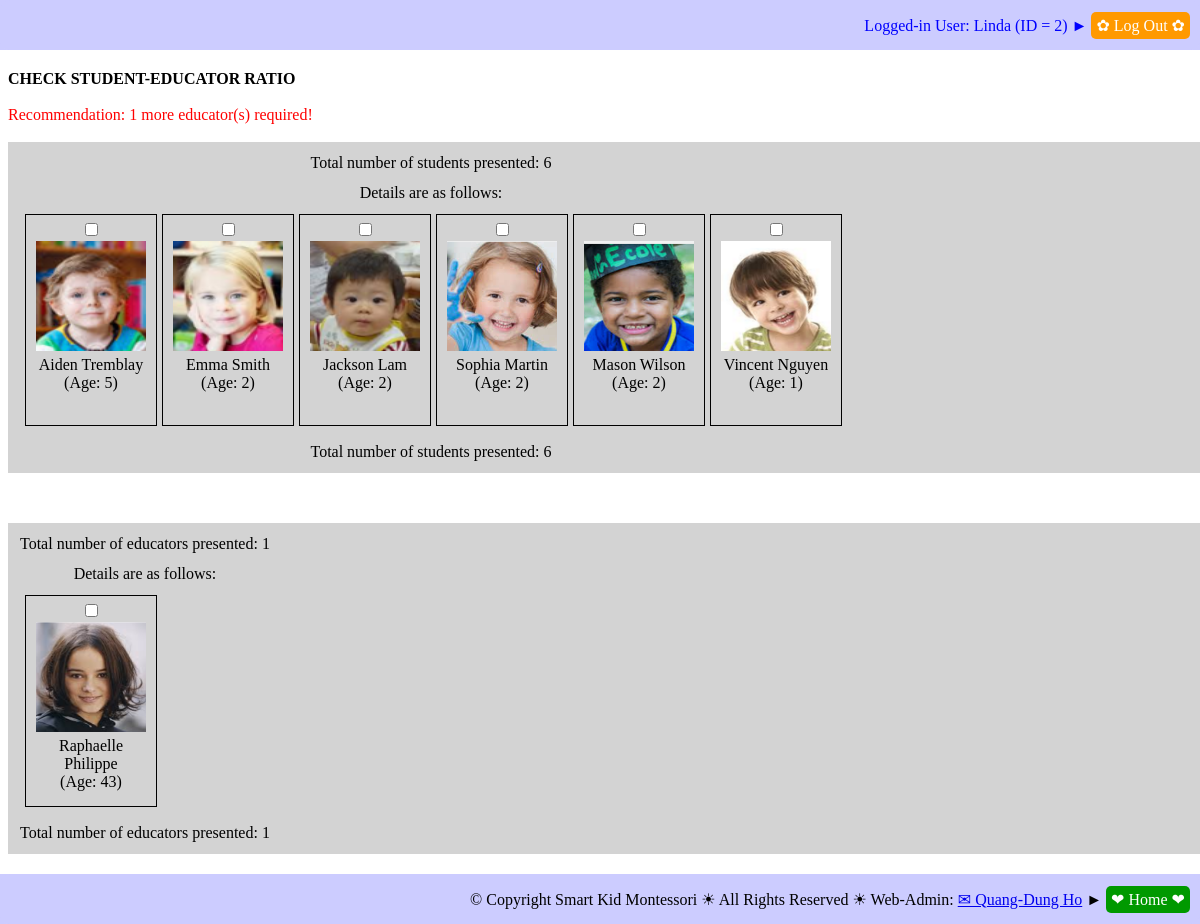
The page /action_check_student_educator_ratio.php (signed in) on the database its author committed.
### tables this page shows
CREATE TABLE `students` (
  `STU_ID` int(11) NOT NULL,
  `STU_FIRST_NAME` varchar(50) NOT NULL,
  `STU_LAST_NAME` varchar(25) NOT NULL,
  `STU_BIRTHDATE` date NOT NULL,
  `STU_SEX` varchar(1) NOT NULL,
  `STU_PHOTO` varchar(50) NOT NULL,
  `STU_START_DATE` date NOT NULL,
  `STU_GRAD_DATE` date NOT NULL,
  `STU_DAILY_FEE` float NOT NULL,
  `STU_CREDENTIAL` varchar(10) NOT NULL,
  `STU_NOTES` text NOT NULL
);

CREATE TABLE `employees` (
  `EMP_ID` int(11) NOT NULL,
  `EMP_FIRST_NAME` varchar(50) NOT NULL,
  `EMP_LAST_NAME` varchar(25) NOT NULL,
  `EMP_BIRTHDATE` date NOT NULL,
  `EMP_SEX` varchar(1) NOT NULL,
  `EMP_PHOTO` varchar(50) NOT NULL,
  `EMP_ADDRESS` varchar(50) NOT NULL,
  `EMP_CITY` varchar(20) NOT NULL,
  `EMP_PROVINCE` varchar(20) NOT NULL,
  `EMP_POSTAL_CODE` varchar(10) NOT NULL,
  `EMP_COUNTRY` varchar(20) NOT NULL,
  `EMP_PHONE1` varchar(15) NOT NULL,
  `EMP_PHONE2` varchar(15) DEFAULT NULL,
  `EMP_EMAIL` varchar(50) NOT NULL,
  `EMP_HIRE_DATE` date NOT NULL,
  `EMP_END_DATE` date NOT NULL,
  `EMP_EDU_ID` int(11) NOT NULL,
  `EDU_DAYCARE_EXPERIENCE` tinyint(11) NOT NULL,
  `EDU_MONTESSORI_EXPERIENCE` tinyint(11) NOT NULL,
  `EMP_POST_ID1` int(11) NOT NULL,
  `EMP_POST_ID2` int(11) DEFAULT NULL,
  `EMP_BOSS_ID` int(11) DEFAULT NULL,
  `EMP_HOURLY_RATE` float NOT NULL,
  `EMP_PASSCODE` varchar(10) NOT NULL,
  `EMP_NOTES` text
);

### sql_queries.php (called while the page is built, shortened)
<?php
	function connectDB()
	{
		$db_hostname = "localhost";
		$db_name     = "montessori";
		$db_username = "root";
		$db_password = "";
		$db = mysqli_connect($db_hostname, $db_username, $db_password, $db_name);
		return ($db);
	}
	function getResult($query)
	{
		$db = connectDB();
		$result = mysqli_query($db, $query);
		return ($result);
	}
?>

### db_operations.php (the view, shortened to what this page needs)
<?php
require_once("sql_queries.php");
function insert_DB_QUERY_LOGS($user_name, $queryStrToDisplay)
{
	$queryStr = "INSERT INTO ";
		$queryStr = $queryStr . "DB_QUERY_LOGS(";
		$queryStr = $queryStr . "QUERY_STR";
		$queryStr = $queryStr . ", " . "USER_NAME";
		$queryStr = $queryStr . ", " . "DATE_TIME";
		$queryStr = $queryStr . ", " . "IP_ADDR";
		$queryStr = $queryStr . ")";
	$queryStr = $queryStr . " VALUES(";
		$queryStr = $queryStr . "'" . $queryStrToDisplay .  "'";
		$queryStr = $queryStr . ", " . "'" . $user_name . "'";
		$queryStr = $queryStr . ", " . "NOW()";
		$queryStr = $queryStr . ", " . "'" . get_client_ip() .  "'";
		$queryStr = $queryStr . ")";
	$queryStr = $queryStr . ";";
	$result = getResult($queryStr);
	return ($result);
}
function getStudents_InSchoolNow($debug_on)
{
	$queryStr = 'SELECT ';
		$queryStr = $queryStr . 'STUDENTS.STU_ID';
		$queryStr = $queryStr . ', ' . 'CONCAT(STUDENTS.STU_FIRST_NAME, " ", STUDENTS.STU_LAST_NAME) AS STU_NAME';
		$queryStr = $queryStr . ', ' . 'STUDENTS.STU_BIRTHDATE';
		$queryStr = $queryStr . ', ' . 'FLOOR(DATEDIFF(NOW(), STUDENTS.STU_BIRTHDATE)/365.25) AS STU_AGE';
		$queryStr = $queryStr . ', ' . 'STUDENTS.STU_PHOTO';
	$queryStr = $queryStr . ' FROM ';
		$queryStr = $queryStr . 'STUDENTS';
	$queryStr = $queryStr . ' WHERE ';
		$queryStr = $queryStr . '(STUDENTS.STU_ID IN (SELECT STUDENT_ATTENDANCES.STU_ID FROM STUDENT_ATTENDANCES WHERE STUDENT_ATTENDANCES.DATE_TIME >= CURDATE() AND STUDENT_ATTENDANCES.DATE_TIME < (CURDATE() + INTERVAL 1 DAY) AND STUDENT_ATTENDANCES.EVENT_TYPE = "In")) AND ';
		$queryStr = $queryStr . '(STUDENTS.STU_ID NOT IN (SELECT STUDENT_ATTENDANCES.STU_ID FROM STUDENT_ATTENDANCES WHERE STUDENT_ATTENDANCES.DATE_TIME >= CURDATE() AND STUDENT_ATTENDANCES.DATE_TIME < (CURDATE() + INTERVAL 1 DAY) AND STUDENT_ATTENDANCES.EVENT_TYPE = "Out"))';
		$queryStr = $queryStr . ';';
	$result = getResult($queryStr);
	return ($result);
}
function getEducators_InSchoolNow($debug_on)
{
	$queryStr = 'SELECT ';
		$queryStr = $queryStr . 'EMPLOYEES.EMP_ID';
		$queryStr = $queryStr . ', ' . 'CONCAT(EMPLOYEES.EMP_FIRST_NAME, " ", EMPLOYEES.EMP_LAST_NAME) AS EMP_NAME';
		$queryStr = $queryStr . ', ' . 'EMPLOYEES.EMP_BIRTHDATE';
		$queryStr = $queryStr . ', ' . 'FLOOR(DATEDIFF(NOW(), EMPLOYEES.EMP_BIRTHDATE)/365.25) AS EMP_AGE';
		$queryStr = $queryStr . ', ' . 'EMPLOYEES.EMP_PHOTO';
	$queryStr = $queryStr . ' FROM ';
		$queryStr = $queryStr . 'EMPLOYEES';
	$queryStr = $queryStr . ' WHERE ';
		$queryStr = $queryStr . '(EMPLOYEES.EMP_ID IN (SELECT EMPLOYEE_ATTENDANCES.EMP_ID FROM EMPLOYEE_ATTENDANCES WHERE EMPLOYEE_ATTENDANCES.DATE_TIME >= CURDATE() AND EMPLOYEE_ATTENDANCES.DATE_TIME < (CURDATE() + INTERVAL 1 DAY) AND EMPLOYEE_ATTENDANCES.EVENT_TYPE = "In")) AND ';
		$queryStr = $queryStr . '(EMPLOYEES.EMP_ID NOT IN (SELECT EMPLOYEE_ATTENDANCES.EMP_ID FROM EMPLOYEE_ATTENDANCES WHERE EMPLOYEE_ATTENDANCES.DATE_TIME >= CURDATE() AND EMPLOYEE_ATTENDANCES.DATE_TIME < (CURDATE() + INTERVAL 1 DAY) AND EMPLOYEE_ATTENDANCES.EVENT_TYPE = "Out"))';
		$queryStr = $queryStr . ';';
	$result = getResult($queryStr);
	return ($result);
}
function createStudentList_AttendanceCheck($result)
{
	$resultRows = mysqli_num_rows($result);
	for ($row = 0; $row < $resultRows; $row++)
	{
		$currentRow = mysqli_fetch_row($result);
		echo '<div class="imagelinkbox">';
		echo '<input type="checkbox" name="checked_student_ids[]"' .
				' id="' . $currentRow[0] . '_id"' .
				' value="' . $currentRow[0] . '"' .  '>';
		echo '<br/>';
		echo '<label for="' . $currentRow[0] . '_id">' .
		     	'<img src="' . $currentRow[4] . '" alt="student photo" height="110" width="110">' .
				'<br/>' . $currentRow[1] . '<br/>' . ' (Age: ' . $currentRow[3] . ')' . '</label>';
		echo '</div>';
	}
}
function get_client_ip() {
    $ipaddress = '';
    if (isset($_SERVER['HTTP_CLIENT_IP']) && ($_SERVER['HTTP_CLIENT_IP']))
        $ipaddress = $_SERVER['HTTP_CLIENT_IP'];
    else if (isset($_SERVER['HTTP_X_FORWARDED_FOR']) && ($_SERVER['HTTP_X_FORWARDED_FOR']))
        $ipaddress = $_SERVER['HTTP_X_FORWARDED_FOR'];
    else if (isset($_SERVER['HTTP_X_FORWARDED']) && ($_SERVER['HTTP_X_FORWARDED']))
        $ipaddress = $_SERVER['HTTP_X_FORWARDED'];
    else if (isset($_SERVER['HTTP_FORWARDED_FOR']) && ($_SERVER['HTTP_FORWARDED_FOR']))
        $ipaddress = $_SERVER['HTTP_FORWARDED_FOR'];
    else if (isset($_SERVER['HTTP_FORWARDED']) && ($_SERVER['HTTP_FORWARDED']))
        $ipaddress = $_SERVER['HTTP_FORWARDED'];
    else if (isset($_SERVER['REMOTE_ADDR']) && ($_SERVER['REMOTE_ADDR']))
        $ipaddress = $_SERVER['REMOTE_ADDR'];
    else
        $ipaddress = 'unknown';
    return $ipaddress;
}

### action_check_student_educator_ratio.php (shortened to what this page needs)
<!DOCTYPE html>
<html>
<head>
	<link rel="stylesheet" type="text/css" href="imglinkboxes.css">
	<link rel="stylesheet" type="text/css" href="common.css">
</head>
<body>
<?php
	include 'header_log_in_out.php'
?>
<div id="main">
<?php
if (isset($_SESSION['LoggedIn_EMP_ID']))
{
	require_once("db_operations.php");
	$students = getStudents_InSchoolNow(true);
	$studentNum = mysqli_num_rows($students);
	$educators = getEducators_InSchoolNow(true);
	$educatorNum = mysqli_num_rows($educators);
	echo '<b>CHECK STUDENT-EDUCATOR RATIO</b>';
	echo '<br/><br/>';
	$extraEducatorNum = $studentNum/5 - $educatorNum;
	if ($extraEducatorNum > 0)
	{
		echo '<font color="red"> Recommendation: ' . ceil($extraEducatorNum) . ' more educator(s) required!</font>';
	}
	echo '<br/><br/>';
	echo '<div class="outer">';
	echo '<table class="imagelinkbox">';
	echo '<tr>';
	echo '<td>';
	echo 'Total number of students presented: ' . $studentNum;
	echo '</td>';
	echo '</tr>';
	echo '<tr>';
	echo '<td>';
	echo 'Details are as follows:';
	echo '</td>';
	echo '</tr>';
	echo '<tr>';
	echo '<td>';
	createStudentList_AttendanceCheck($students);
	echo '</td>';
	echo '</tr>';
	echo '<tr>';
	echo '<td>';
	echo 'Total number of students presented: ' . $studentNum;
	echo '</td>';
	echo '</tr>';
	echo '</table>';
	echo '</div>';
	echo '<div class="outer">';
	echo '<table class="imagelinkbox">';
	echo '<tr>';
	echo '<td>';
	echo 'Total number of educators presented: ' . $educatorNum;
	echo '</td>';
	echo '</tr>';
	echo '<tr>';
	echo '<td>';
	echo 'Details are as follows:';
	echo '</td>';
	echo '</tr>';
	echo '<tr>';
	echo '<td>';
	echo '</td>';
	echo '</tr>';
	echo '<tr>';
	echo '<td>';
	echo 'Total number of educators presented: ' . $educatorNum;
	echo '</td>';
	echo '</tr>';
	echo '</table>';
	echo '</div>';
}
else
{
	echo 'Something is wrong with $_SESSION["LoggedIn_EMP_ID"])';
}
?>
</div>
<?php
	include 'footer.php'
?>
</body>
</html>

### header_log_in_out.php (shortened to what this page needs)
<header style="
    		position: fixed;
    		top: 0;
    		left: 0;
    		right: 0;
    		background-color: rgb(204, 204, 255);"
>
<div style="
	display: table;
	height: 30px;
    width: 100%;
    margin: 0px;
    background-color: rgb(204, 204, 255);
    border-radius: 10px;
    text-align: right;">
	<div style="
		display: table-cell;
		height: 30px;
    	width: 100%;
    	padding: 10px;
    	vertical-align: middle;">
	<?php
	if (isset($_SESSION['LoggedIn_EMP_ID']) &&
    	isset($_SESSION['LoggedIn_EMP_NAME']))
	{
		echo '<font color="blue">';
		echo 'Logged-in User: ' .
				$_SESSION['LoggedIn_EMP_NAME'] .
				' (ID = ' . $_SESSION['LoggedIn_EMP_ID'] . ')' . ' &#9658; ';
		echo ' <a href="logout.php" style="background-color: rgb(255, 153, 0); color: white; text-decoration: none; padding: 5px; border-radius: 5px"> &#10047; Log Out &#10047; </a>';
		echo '</font>';
	}
	?>
	</div>
</div>
</header>

### footer.php
<footer style="
    		position: fixed;
    		bottom: 0;
    		left: 0;
    		right: 0;
    		background-color: rgb(204, 204, 255);"
>
<div style="
		display: table;
		height: 30px;
	    width: 100%;
    	margin: 0px;
    	background-color: rgb(204, 204, 255);
    	border-radius: 10px;
    	text-align: right;">
	<div style="
		display: table-cell;
		height: 30px;
    	width: 100%;
    	padding: 10px;
    	vertical-align: middle;">
		&copy; Copyright Smart Kid Montessori &#9728; All Rights Reserved &#9728; Web-Admin: <a href="mailto:hoquangdung@yahoo.com"> &#9993; Quang-Dung Ho</a>
		<?php
		if ((strpos($_SERVER["PHP_SELF"], "/montessori/index.php") === false) &&
			(strpos($_SERVER["PHP_SELF"], "/montessori/login.php") === false))
		{
			echo '  &#9658; <a href="index.php" style="';
			echo 'background-color: rgb(0, 153, 0);';
			echo 'color: white;';
			echo 'text-decoration: none;';
			echo 'padding: 5px;';
			echo 'border-radius: 5px"';
			echo '> &#10084; Home &#10084; </a>';
		}
		?>
	</div>
</div>
</footer>

### imglinkboxes.css (style rules this page uses)
div.imagelinkbox { float: left; width: 120px; height: 200px; margin: 0 0 5px 5px; padding: 5px; border: 1px solid black; text-align: center; }
div.outer { display: box; float: none; width: 100%; margin-bottom: 50px; padding: 5px; background-color: lightgray; border: none; text-align: center; }
table.imagelinkbox tr, td { padding: 5px; }
img { border: 1px solid transparent; }

### common.css (style rules this page uses)
div#main { margin-top: 70px; margin-bottom: 70px; }

### rows shown on the page
students: STU_PHOTO (picture), currentRow "Aiden Tremblay", currentRow "5"
students: STU_PHOTO (picture), currentRow "Emma Smith", currentRow "2"
students: STU_PHOTO (picture), currentRow "Jackson Lam", currentRow "2"
students: STU_PHOTO (picture), currentRow "Sophia Martin", currentRow "2"
students: STU_PHOTO (picture), currentRow "Mason Wilson", currentRow "2"
students: STU_PHOTO (picture), currentRow "Vincent Nguyen", currentRow "1"
employees: EMP_PHOTO (picture), currentRow "Raphaelle Philippe", currentRow "43"

### other values the page prints
$_SESSION['LoggedIn_EMP_NAME'] "Linda"
$_SESSION['LoggedIn_EMP_ID'] "2"
ceil($extraEducatorNum) "1"
$studentNum "6"
$educatorNum "1"
